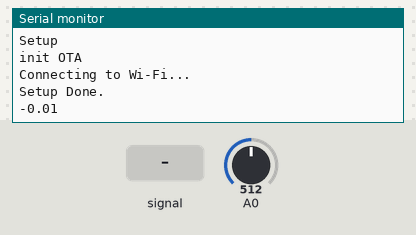
This program was run on a simulated ESP8266 (Wemos D1 mini). On the bench: the last lines printed to the serial monitor. Inputs (shaded band) come from the test bench; at power-on: A0 = 512. WiFi joins after 1.5 s; servers stay silent unless stated; no MQTT or app messages arrive unless stated.

Above: at 1.2 s.
1.3 s: A0 fed a 200 Hz sine of ±81 counts around its level
At 2.8 s:
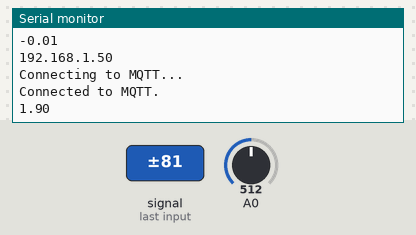
3.0 s: A0 set to 323
At 3.7 s:
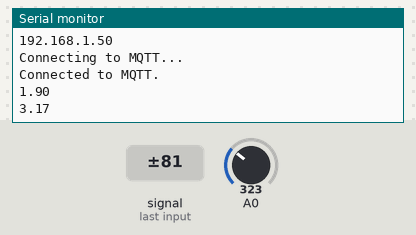
4.5 s: A0 set to 1023
At 5.8 s:
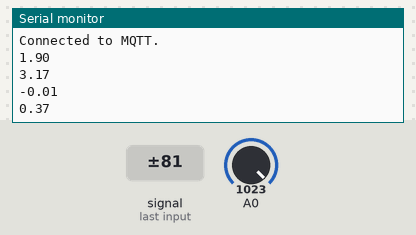
Timing chart, 0 to 7.5 s (numbered marks = the images above; inputs shaded):
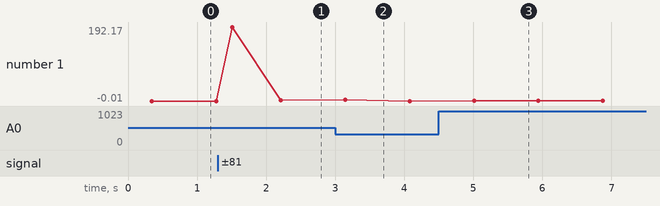

The program:

main.cpp
```cpp
#include <Arduino.h>
#include <ArduinoOTA.h> // https://github.com/esp8266/Arduino/blob/master/libraries/ArduinoOTA/ArduinoOTA.h
#include <AsyncMqttClient.h>
#include <Ticker.h>
#include <ESP8266WiFi.h>
#include "..\..\Credentials.h" // contains definitions of WIFI_SSID and WIFI_PASSWORD
#include "Irms_Calc.h"

#define HOSTNAME "CurrentMonitor"
const char *ssid = WIFI_SSID;
const char *password = WIFI_PASSWORD;

#define WIFI_CONNECT_TIMEOUT 15000
#define MQTT_HOST IPAddress(192, 168, 1, 210)
#define MQTT_PORT 1883
#define PUBLISH_FREQ_SECS 10

ACS712_Irms sensor;

AsyncMqttClient mqttClient;
WiFiEventHandler wifiConnectHandler;
WiFiEventHandler wifiDisconnectHandler;
Ticker mqttReconnectTimer;
Ticker wifiReconnectTimer;
Ticker mqttPublishTimer;

//--------------------------------------------------------------------
class ArithmeticMean
{
private:
    double ALPHA = 0.45;
    double _average = 0.0;
public:
    ArithmeticMean(double alpha)
    {
        ALPHA = alpha;
    }

    void Update(double val)
    {
        _average = ALPHA * val + (1.0 - ALPHA) * _average;
    }
    double Average() { return _average; }
};

//--------------------------------------------------------------------
ArithmeticMean sensorValueAM(0.45);
double sensorValue;

ArithmeticMean averageWattsAM(0.10);

//--------------------------------------------------------------------
void init_OTA()
{
    Serial.println("init OTA");

    // ArduinoOTA callback functions
    ArduinoOTA.onStart([]() {
        Serial.println("OTA starting...");
    });

    ArduinoOTA.onEnd([]() {
        Serial.println("OTA done.Reboot...");
    });

    ArduinoOTA.onProgress([](unsigned int progress, unsigned int total) {
        static unsigned int prevPcnt = 100;
        unsigned int pcnt = (progress / (total / 100));
        unsigned int roundPcnt = 5 * (int)(pcnt / 5);
        if (roundPcnt != prevPcnt)
        {
            prevPcnt = roundPcnt;
            Serial.println("OTA upload " + String(roundPcnt) + "%");
        }
    });

    ArduinoOTA.onError([](ota_error_t error) {
        Serial.print("OTA Error " + String(error) + ":");
        const char *line2 = "";
        switch (error)
        {
        case OTA_AUTH_ERROR:
            line2 = "Auth Failed";
            break;
        case OTA_BEGIN_ERROR:
            line2 = "Begin Failed";
            break;
        case OTA_CONNECT_ERROR:
            line2 = "Connect Failed";
            break;
        case OTA_RECEIVE_ERROR:
            line2 = "Receive Failed";
            break;
        case OTA_END_ERROR:
            line2 = "End Failed";
            break;
        }
        Serial.println(line2);
    });

    ArduinoOTA.setPort(8266);
    ArduinoOTA.setHostname(HOSTNAME);
    ArduinoOTA.setPassword(HOSTNAME);

    ArduinoOTA.begin();
}

//------------------------------------------------------------------------
void connectToWifi()
{
    Serial.println("Connecting to Wi-Fi...");
    WiFi.enableSTA(true);
    WiFi.hostname(HOSTNAME);
    WiFi.begin(ssid, password);
}

//------------------------------------------------------------------------
void connectToMqtt()
{
    Serial.println("Connecting to MQTT...");
    mqttClient.connect();
}

//------------------------------------------------------------------------
void publishSensorValue()
{
    double value = sensorValueAM.Average();
    averageWattsAM.Update(value);

    String amps = String(value);
    String watts = String(value * 240.0);
    String average =  String( averageWattsAM.Average() * 240.0);

    mqttClient.publish("Current/amps", 0, true, amps.c_str());
    mqttClient.publish("Current/watts", 0, true, watts.c_str());
    mqttClient.publish("Current/average", 0, true, average.c_str());
}

//------------------------------------------------------------------------
void onMqttConnect(bool sessionPresent)
{
    Serial.println("Connected to MQTT.");

    // attach the publisher
    mqttPublishTimer.attach(PUBLISH_FREQ_SECS, publishSensorValue);
}

//------------------------------------------------------------------------
void onMqttDisconnect(AsyncMqttClientDisconnectReason reason)
{
    Serial.println("Disconnected from MQTT.");

    mqttPublishTimer.detach(); // stop publishing

    if (WiFi.isConnected())
        mqttReconnectTimer.once(2, connectToMqtt);
}

//------------------------------------------------------------------------
void init_mqtt()
{
    mqttClient.onConnect(onMqttConnect);
    mqttClient.onDisconnect(onMqttDisconnect);
    mqttClient.setServer(MQTT_HOST, MQTT_PORT);
}

//------------------------------------------------------------------------
// void WiFiEvent(WiFiEvent_t event)
// {
//     switch (event)
//     {
//     case WIFI_EVENT_STAMODE_GOT_IP:
//         Serial.print("IP Address" );
//         Serial.println( WiFi.localIP());

//         connectToMqtt();
//         break;
//     case WIFI_EVENT_STAMODE_DISCONNECTED:
//         mqttReconnectTimer.detach();
//         wifiReconnectTimer.once(2, connectToWifi);
//         break;
//     default:
//         break;
//     }
// }

//------------------------------------------------------------------------
void setup()
{
    Serial.begin(115200);
    delay(10);
    //Serial.setDebugOutput(true);
    Serial.println("\nSetup");

    wifiConnectHandler = WiFi.onStationModeGotIP([](const WiFiEventStationModeGotIP &ev)
    {
        Serial.println(WiFi.localIP());
        connectToMqtt();
    });

    wifiDisconnectHandler = WiFi.onStationModeDisconnected([](const WiFiEventStationModeDisconnected &ev)
    {
        mqttReconnectTimer.detach();
        wifiReconnectTimer.once(2, connectToWifi);
    });

    init_mqtt();
    init_OTA();
    connectToWifi();

    Serial.println("Setup Done.");
}

void loop()
{
    // read the sensor
    sensorValue = sensor.Process();

    Serial.println(sensorValue);

    sensorValueAM.Update(sensorValue);

    ArduinoOTA.handle();

    delay(600);
}
```

Irms_Calc.h
```cpp
//http://www.bizkit.ru/2019/08/01/14312/
#ifndef ACS712_Irms_h
#define ACS712_Irms_h

#include "Arduino.h"

enum scaleFactor
{
    ACS712_5A = 185,
    ACS712_20A = 100,
    ACS712_30A = 66
};

class ACS712_Irms
{
private:
    uint32_t start_time = 0;
    int maxValue = 0;
    int minValue = 0;

public:
    const scaleFactor mVperAmp = scaleFactor::ACS712_20A; // use 100 for 20A Module and 66 for 30A Module and 185 for 5A Module

    const double ADCSamples = 991.0; //1024 samples
    const double maxADCVolt = 3.3;   // Volts
    const double ZeroCorrection = 0.01; //Calibration coefficient
    const double VoltsPerSample = maxADCVolt / ADCSamples;

    double Process()
    {
        maxValue = 0;
        minValue = ADCSamples;
        start_time = millis();
        while (millis() - start_time < 333)
        {
            int readValue = analogRead(A0);
            maxValue = (readValue > maxValue) ? readValue : maxValue;
            minValue = (readValue < minValue) ? readValue : minValue;
        }

        double Vpp = (maxValue - minValue) * VoltsPerSample; //Volts Peak to Peak
        double Vpeak = Vpp / 2.0;                            //Volts peak/Amplitude
        double VRMS = Vpeak * 0.707;
        double AmpsRMS = (VRMS * 1000.0) / mVperAmp - ZeroCorrection;

        //Serial.println("Amps RMS: " + String(AmpsRMS));

        return AmpsRMS;
    }
};

#endif
```

Measured:
- after the input at 1.3 s, the serial monitor: prints a new line after 0.91 s (image 1)
- after the input at 3.0 s, the serial monitor: prints a new line after 0.14 s (image 2)
- after the input at 4.5 s, the serial monitor: prints a new line after 0.51 s (image 3)
- plotted number 1: -0.01 → 1.9 after the input at 1.3 s, -0.01 → 0.37 after the input at 4.5 s
